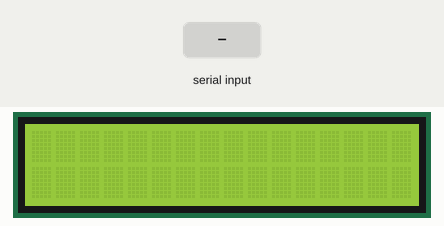
Simulated run of this sketch. Board: Arduino Uno, built with avr-gcc and run on an emulated ATmega328P. On the bench: 16×2 character LCD. Inputs (shaded band) come from the test bench.

Above: at 1.2 s.
1.3 s: "1" received over Serial
At 2.8 s:
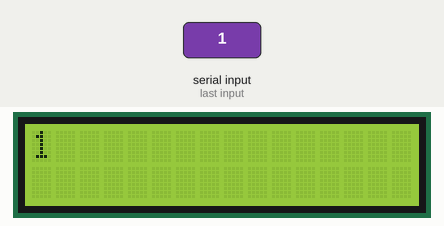
3.5 s: "0" received over Serial
At 4.5 s:
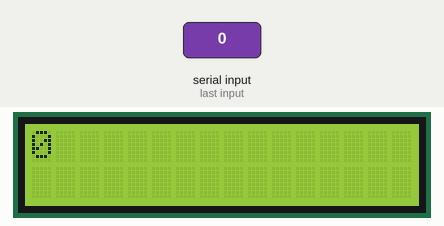
5.5 s: "2" received over Serial
At 7.5 s:
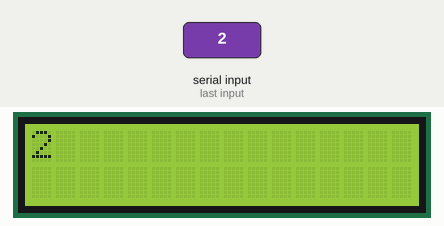
Timing chart, 0 to 9.0 s (numbered marks = the images above; inputs shaded):
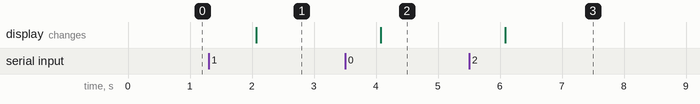

The sketch:

python_connect.ino
```cpp
#include <LiquidCrystal_I2C.h>
#include <Wire.h>

LiquidCrystal_I2C lcd(0x27, 16, 2);

void setup() {
  Serial.begin(9600);
  // put your setup code here, to run once:
  // I2C LCD를 초기화 합니다..
  lcd.init();
  // I2C LCD의 백라이트를 켜줍니다.
  lcd.backlight();

}

String read_serial()
{
  String str = "";

  while( Serial.available()){char ch = Serial.read();   str.concat(ch);}
  return str;
}

void loop() {
  String str = read_serial();
  //Serial.println("hello");
  if(str.length()>0){
    lcd.clear();
    lcd.setCursor(0,0);           // 0번째 줄 0번째 셀부터 입력하게 합니다.
    lcd.println(str);
    if(str.length()>16){
      String s2 = "";
      for(int i=16;i<str.length();i++)s2+=str[i];
      lcd.setCursor(0,1);           // 0번째 줄 0번째 셀부터 입력하게 합니다.
      lcd.println(s2);
    }
  }
  delay(1000);
  // LCD의 모든 내용을 삭제합니다.

}
```

Measured:
- after the input at 1.3 s, the display: changes after 0.77 s (image 1)
- after the input at 3.5 s, the display: changes after 0.58 s (image 2)
- after the input at 5.5 s, the display: changes after 0.58 s (image 3)
